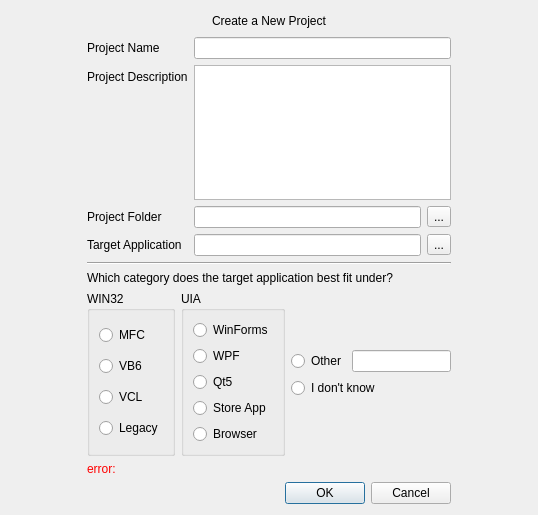
<?xml version="1.0" encoding="UTF-8"?>
<ui version="4.0">
 <class>Dialog</class>
 <widget class="QDialog" name="Dialog">
  <property name="geometry">
   <rect>
    <x>0</x>
    <y>0</y>
    <width>538</width>
    <height>515</height>
   </rect>
  </property>
  <property name="windowTitle">
   <string>Dialog</string>
  </property>
  <layout class="QHBoxLayout" name="horizontalLayout_6">
   <item>
    <spacer name="horizontalSpacer_2">
     <property name="orientation">
      <enum>Qt::Horizontal</enum>
     </property>
     <property name="sizeHint" stdset="0">
      <size>
       <width>84</width>
       <height>20</height>
      </size>
     </property>
    </spacer>
   </item>
   <item>
    <layout class="QVBoxLayout" name="verticalLayout_4">
     <item>
      <layout class="QHBoxLayout" name="horizontalLayout_5">
       <item>
        <spacer name="horizontalSpacer_4">
         <property name="orientation">
          <enum>Qt::Horizontal</enum>
         </property>
         <property name="sizeHint" stdset="0">
          <size>
           <width>40</width>
           <height>20</height>
          </size>
         </property>
        </spacer>
       </item>
       <item>
        <widget class="QLabel" name="title_label">
         <property name="text">
          <string>Create a New Project</string>
         </property>
        </widget>
       </item>
       <item>
        <spacer name="horizontalSpacer_3">
         <property name="orientation">
          <enum>Qt::Horizontal</enum>
         </property>
         <property name="sizeHint" stdset="0">
          <size>
           <width>40</width>
           <height>20</height>
          </size>
         </property>
        </spacer>
       </item>
      </layout>
     </item>
     <item>
      <layout class="QFormLayout" name="formLayout">
       <item row="0" column="0">
        <widget class="QLabel" name="name_label">
         <property name="text">
          <string>Project Name</string>
         </property>
        </widget>
       </item>
       <item row="0" column="1">
        <widget class="QLineEdit" name="project_name_edit"/>
       </item>
       <item row="1" column="0">
        <widget class="QLabel" name="description_label">
         <property name="text">
          <string>Project Description</string>
         </property>
        </widget>
       </item>
       <item row="1" column="1">
        <widget class="QTextEdit" name="description_edit"/>
       </item>
       <item row="2" column="0">
        <widget class="QLabel" name="project_folder_label">
         <property name="text">
          <string>Project Folder</string>
         </property>
        </widget>
       </item>
       <item row="2" column="1">
        <layout class="QHBoxLayout" name="horizontalLayout_4">
         <item>
          <widget class="QLineEdit" name="project_folder_edit"/>
         </item>
         <item>
          <widget class="QToolButton" name="browseFilesButton_folder">
           <property name="text">
            <string>...</string>
           </property>
          </widget>
         </item>
        </layout>
       </item>
       <item row="3" column="0">
        <widget class="QLabel" name="application_label">
         <property name="text">
          <string>Target Application</string>
         </property>
        </widget>
       </item>
       <item row="3" column="1">
        <layout class="QHBoxLayout" name="horizontalLayout">
         <item>
          <widget class="QLineEdit" name="executable_file_edit"/>
         </item>
         <item>
          <widget class="QToolButton" name="browseFilesButton_executable">
           <property name="text">
            <string>...</string>
           </property>
          </widget>
         </item>
        </layout>
       </item>
      </layout>
     </item>
     <item>
      <widget class="Line" name="line">
       <property name="orientation">
        <enum>Qt::Horizontal</enum>
       </property>
      </widget>
     </item>
     <item>
      <widget class="QLabel" name="label_4">
       <property name="text">
        <string>Which category does the target application best fit under?</string>
       </property>
      </widget>
     </item>
     <item>
      <layout class="QHBoxLayout" name="horizontalLayout_3">
       <item>
        <widget class="QGroupBox" name="groupBox">
         <property name="title">
          <string>WIN32</string>
         </property>
         <layout class="QVBoxLayout" name="verticalLayout_2">
          <item>
           <widget class="QRadioButton" name="option_MFC">
            <property name="text">
             <string>MFC</string>
            </property>
           </widget>
          </item>
          <item>
           <widget class="QRadioButton" name="option_VB6">
            <property name="text">
             <string>VB6</string>
            </property>
           </widget>
          </item>
          <item>
           <widget class="QRadioButton" name="option_VCL">
            <property name="text">
             <string>VCL</string>
            </property>
           </widget>
          </item>
          <item>
           <widget class="QRadioButton" name="option_Legacy">
            <property name="text">
             <string>Legacy</string>
            </property>
           </widget>
          </item>
         </layout>
        </widget>
       </item>
       <item>
        <widget class="QGroupBox" name="groupBox_2">
         <property name="title">
          <string>UIA</string>
         </property>
         <layout class="QVBoxLayout" name="verticalLayout">
          <item>
           <widget class="QRadioButton" name="option_WinForms">
            <property name="text">
             <string>WinForms</string>
            </property>
           </widget>
          </item>
          <item>
           <widget class="QRadioButton" name="option_WPF">
            <property name="text">
             <string>WPF</string>
            </property>
           </widget>
          </item>
          <item>
           <widget class="QRadioButton" name="option_Qt5">
            <property name="text">
             <string>Qt5</string>
            </property>
           </widget>
          </item>
          <item>
           <widget class="QRadioButton" name="option_Store_App">
            <property name="text">
             <string>Store App</string>
            </property>
           </widget>
          </item>
          <item>
           <widget class="QRadioButton" name="option_Browser">
            <property name="text">
             <string>Browser</string>
            </property>
           </widget>
          </item>
         </layout>
        </widget>
       </item>
       <item>
        <layout class="QVBoxLayout" name="verticalLayout_3">
         <item>
          <spacer name="verticalSpacer">
           <property name="orientation">
            <enum>Qt::Vertical</enum>
           </property>
           <property name="sizeHint" stdset="0">
            <size>
             <width>20</width>
             <height>40</height>
            </size>
           </property>
          </spacer>
         </item>
         <item>
          <layout class="QHBoxLayout" name="horizontalLayout_2">
           <item>
            <widget class="QRadioButton" name="option_Other">
             <property name="text">
              <string>Other</string>
             </property>
            </widget>
           </item>
           <item>
            <widget class="QLineEdit" name="other_edit"/>
           </item>
          </layout>
         </item>
         <item>
          <widget class="QRadioButton" name="option_idk">
           <property name="text">
            <string>I don't know</string>
           </property>
          </widget>
         </item>
         <item>
          <spacer name="verticalSpacer_2">
           <property name="orientation">
            <enum>Qt::Vertical</enum>
           </property>
           <property name="sizeHint" stdset="0">
            <size>
             <width>20</width>
             <height>40</height>
            </size>
           </property>
          </spacer>
         </item>
        </layout>
       </item>
      </layout>
     </item>
     <item>
      <widget class="QLabel" name="error_label">
       <property name="autoFillBackground">
        <bool>false</bool>
       </property>
       <property name="styleSheet">
        <string notr="true">color: red</string>
       </property>
       <property name="text">
        <string>error:</string>
       </property>
      </widget>
     </item>
     <item>
      <widget class="QDialogButtonBox" name="dialogButtons">
       <property name="orientation">
        <enum>Qt::Horizontal</enum>
       </property>
       <property name="standardButtons">
        <set>QDialogButtonBox::Cancel|QDialogButtonBox::Ok</set>
       </property>
      </widget>
     </item>
    </layout>
   </item>
   <item>
    <spacer name="horizontalSpacer">
     <property name="orientation">
      <enum>Qt::Horizontal</enum>
     </property>
     <property name="sizeHint" stdset="0">
      <size>
       <width>84</width>
       <height>20</height>
      </size>
     </property>
    </spacer>
   </item>
  </layout>
 </widget>
 <resources/>
 <connections>
  <connection>
   <sender>dialogButtons</sender>
   <signal>accepted()</signal>
   <receiver>Dialog</receiver>
   <slot>accept()</slot>
   <hints>
    <hint type="sourcelabel">
     <x>248</x>
     <y>254</y>
    </hint>
    <hint type="destinationlabel">
     <x>157</x>
     <y>274</y>
    </hint>
   </hints>
  </connection>
  <connection>
   <sender>dialogButtons</sender>
   <signal>rejected()</signal>
   <receiver>Dialog</receiver>
   <slot>reject()</slot>
   <hints>
    <hint type="sourcelabel">
     <x>316</x>
     <y>260</y>
    </hint>
    <hint type="destinationlabel">
     <x>286</x>
     <y>274</y>
    </hint>
   </hints>
  </connection>
 </connections>
</ui>
